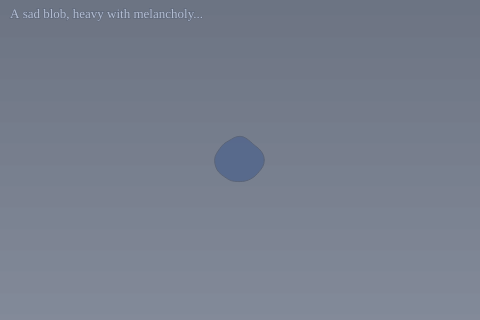
Frame 1 (no input)
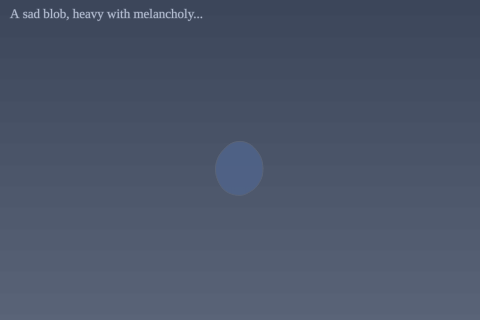
Frame 60 (no input)
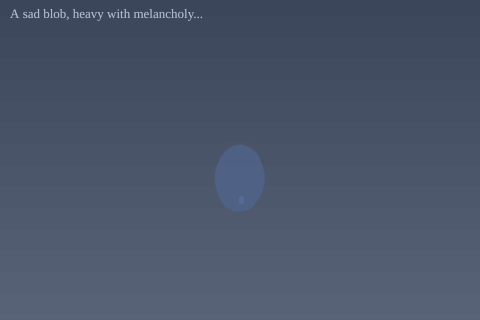
Frame 120 (the mouse pressed at the canvas centre since frame 60)

The p5.js sketch that drew these frames (run headless with seeded random() and noise() and a simulated clock; from frame 60 on, the mouse is pressed at the canvas centre):

// p5.js sketch
// ── sketch.js
// Object representing a sad, droopy animated blob
let blob = {
  // Position of the blob (starts centered, but will droop down)
  x: 240,
  y: 160, // centre of the canvas

  // Base size and shape resolution
  r: 28, // Base radius of the blob
  points: 48, // Number of vertices around the circle (higher = smoother)

  // Shape deformation settings for sadness
  wobble: 12, // More irregular shape to show distress
  wobbleFreq: 0.3, // Slower, more sluggish movement

  // Time values for animation
  t: 0, // Time input for noise()
  tSpeed: 0.003, // Much slower breathing - lethargic
  
  // Sadness-specific properties
  droopAmount: 0, // How much the blob droops downward
  tears: [], // Array to hold falling tear drops
};

// Tear drop object
class Tear {
  constructor(x, y) {
    this.x = x;
    this.y = y;
    this.speed = random(1, 2);
    this.size = random(3, 6);
    this.opacity = 255;
  }
  
  update() {
    this.y += this.speed;
    this.opacity -= 2; // Fade out as it falls
  }
  
  display() {
    noStroke();
    fill(100, 150, 200, this.opacity);
    ellipse(this.x, this.y, this.size, this.size * 1.5);
  }
  
  isGone() {
    return this.opacity <= 0 || this.y > height;
  }
}

function setup() {
  createCanvas(480, 320);
  noStroke();

  // Text settings for on-screen message
  textFont("Georgia"); // Serif font feels more somber
  textSize(13);
}

function draw() {
  // Melancholic blue-grey gradient background
  setGradient(0, 0, width, height, color(60, 70, 90), color(90, 100, 120));

  // --- Animate over time ---
  // Increment time very slowly for lethargic movement
  blob.t += blob.tSpeed;
  
  // Blob slowly droops downward over time (gravity effect)
  if (blob.droopAmount < 40) {
    blob.droopAmount += 0.15;
  }

  // Occasionally spawn a tear
  if (random() < 0.02) {
    let tearX = blob.x + random(-blob.r * 0.5, blob.r * 0.5);
    let tearY = blob.y + blob.droopAmount;
    blob.tears.push(new Tear(tearX, tearY));
  }

  // Update and display tears
  for (let i = blob.tears.length - 1; i >= 0; i--) {
    blob.tears[i].update();
    blob.tears[i].display();
    
    if (blob.tears[i].isGone()) {
      blob.tears.splice(i, 1);
    }
  }

  // --- Draw the sad blob ---
  // Muted blue color - less saturated, more grey
  fill(80, 100, 140, 200);
  beginShape();

  // Loop once around the circle
  for (let i = 0; i < blob.points; i++) {
    // Angle around the circle (0 → TAU)
    const a = (i / blob.points) * TAU;

    // Sample Perlin noise using:
    // - direction (cos/sin of angle)
    // - time (blob.t) for slow animation
    const n = noise(
      cos(a) * blob.wobbleFreq + 100,
      sin(a) * blob.wobbleFreq + 100,
      blob.t,
    );

    // Convert noise value (0–1) into a radius offset
    let r = blob.r + map(n, 0, 1, -blob.wobble, blob.wobble);
    
    // Make the bottom droop more (sadness effect)
    // Points near the bottom (a ≈ PI/2 to 3*PI/2) droop more
    let droopFactor = map(sin(a), -1, 1, 0.5, 1.5);
    let yOffset = blob.droopAmount * droopFactor;

    // Convert polar coordinates (angle + radius)
    // into screen coordinates (x, y)
    vertex(
      blob.x + cos(a) * r, 
      blob.y + sin(a) * r + yOffset
    );
  }

  // Close the shape to form a solid blob
  endShape(CLOSE);

  // --- On-screen message ---
  fill(180, 190, 210);
  text("A sad blob, heavy with melancholy...", 10, 18);
}

// Helper function to create gradient background
function setGradient(x, y, w, h, c1, c2) {
  noFill();
  for (let i = y; i <= y + h; i++) {
    let inter = map(i, y, y + h, 0, 1);
    let c = lerpColor(c1, c2, inter);
    stroke(c);
    line(x, i, x + w, i);
  }
}
